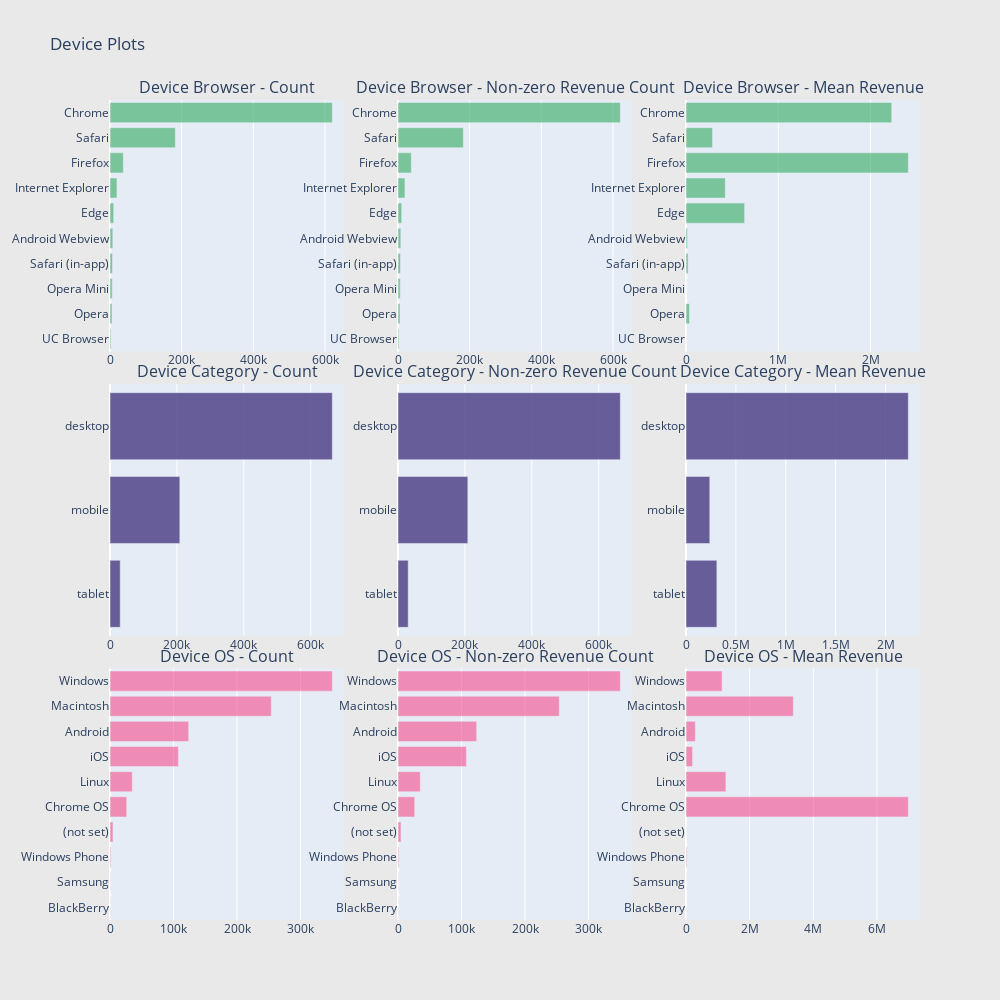

The code cell stored with this chart in its notebook:
### Markdown cell above
Device Information:

### Code cell
def horizontal_bar_chart(cnt_srs, color):
    trace = go.Bar(
        y=cnt_srs.index[::-1],
        x=cnt_srs.values[::-1],
        showlegend=False,
        orientation = 'h',
        marker=dict(
            color=color,
        ),
    )
    return trace

# Device Browser
cnt_srs = train.groupby('device.browser')['totals.transactionRevenue'].agg(['size', 'count', 'mean'])
cnt_srs.columns = ["count", "count of non-zero revenue", "mean"]
cnt_srs = cnt_srs.sort_values(by="count", ascending=False)
trace1 = horizontal_bar_chart(cnt_srs["count"].head(10), 'rgba(50, 171, 96, 0.6)')
trace2 = horizontal_bar_chart(cnt_srs["count of non-zero revenue"].head(10), 'rgba(50, 171, 96, 0.6)')
trace3 = horizontal_bar_chart(cnt_srs["mean"].head(10), 'rgba(50, 171, 96, 0.6)')

# Device Category
cnt_srs = train.groupby('device.deviceCategory')['totals.transactionRevenue'].agg(['size', 'count', 'mean'])
cnt_srs.columns = ["count", "count of non-zero revenue", "mean"]
cnt_srs = cnt_srs.sort_values(by="count", ascending=False)
trace4 = horizontal_bar_chart(cnt_srs["count"].head(10), 'rgba(71, 58, 131, 0.8)')
trace5 = horizontal_bar_chart(cnt_srs["count of non-zero revenue"].head(10), 'rgba(71, 58, 131, 0.8)')
trace6 = horizontal_bar_chart(cnt_srs["mean"].head(10), 'rgba(71, 58, 131, 0.8)')

# Operating system
cnt_srs = train.groupby('device.operatingSystem')['totals.transactionRevenue'].agg(['size', 'count', 'mean'])
cnt_srs.columns = ["count", "count of non-zero revenue", "mean"]
cnt_srs = cnt_srs.sort_values(by="count", ascending=False)
trace7 = horizontal_bar_chart(cnt_srs["count"].head(10), 'rgba(246, 78, 139, 0.6)')
trace8 = horizontal_bar_chart(cnt_srs["count of non-zero revenue"].head(10),'rgba(246, 78, 139, 0.6)')
trace9 = horizontal_bar_chart(cnt_srs["mean"].head(10),'rgba(246, 78, 139, 0.6)')

# Creating two subplots
fig = tools.make_subplots(rows=3, cols=3, vertical_spacing=0.04, 
                          subplot_titles=["Device Browser - Count", "Device Browser - Non-zero Revenue Count", "Device Browser - Mean Revenue",
                                          "Device Category - Count",  "Device Category - Non-zero Revenue Count", "Device Category - Mean Revenue", 
                                          "Device OS - Count", "Device OS - Non-zero Revenue Count", "Device OS - Mean Revenue"])

fig.append_trace(trace1, 1, 1)
fig.append_trace(trace2, 1, 2)
fig.append_trace(trace3, 1, 3)
fig.append_trace(trace4, 2, 1)
fig.append_trace(trace5, 2, 2)
fig.append_trace(trace6, 2, 3)
fig.append_trace(trace7, 3, 1)
fig.append_trace(trace8, 3, 2)
fig.append_trace(trace9, 3, 3)

fig['layout'].update(height=1000, width=1000, paper_bgcolor='rgb(233,233,233)', title="Device Plots")
py.iplot(fig, filename='device-plots')

### Figure 1 — Plotly figure (JSON) as saved in the notebook; plotly's stock layout.template omitted (floating-point values rounded to 4 significant figures)
{"data": [{"marker": {"color": "rgba(50, 171, 96, 0.6)"}, "orientation": "h", "showlegend": false, "type": "bar", "x": [2427, 5643, 6139, 6850, 7865, 10205, 19375, 37069, 182245, 620364], "xaxis": "x", "y": ["UC Browser", "Opera", "Opera Mini", "Safari (in-app)", "Android Webview", "Edge", "Internet Explorer", "Firefox", "Safari", "Chrome"], "yaxis": "y"}, {"marker": {"color": "rgba(50, 171, 96, 0.6)"}, "orientation": "h", "showlegend": false, "type": "bar", "x": [2427, 5643, 6139, 6850, 7865, 10205, 19375, 37069, 182245, 620364], "xaxis": "x2", "y": ["UC Browser", "Opera", "Opera Mini", "Safari (in-app)", "Android Webview", "Edge", "Internet Explorer", "Firefox", "Safari", "Chrome"], "yaxis": "y2"}, {"marker": {"color": "rgba(50, 171, 96, 0.6)"}, "orientation": "h", "showlegend": false, "type": "bar", "x": [0, 38160.0, 0, 22450.0, 14600.0, 635300.0, 426100.0, 2409000.0, 287500.0, 2230000.0], "xaxis": "x3", "y": ["UC Browser", "Opera", "Opera Mini", "Safari (in-app)", "Android Webview", "Edge", "Internet Explorer", "Firefox", "Safari", "Chrome"], "yaxis": "y3"}, {"marker": {"color": "rgba(71, 58, 131, 0.8)"}, "orientation": "h", "showlegend": false, "type": "bar", "x": [30449, 208725, 664479], "xaxis": "x4", "y": ["tablet", "mobile", "desktop"], "yaxis": "y4"}, {"marker": {"color": "rgba(71, 58, 131, 0.8)"}, "orientation": "h", "showlegend": false, "type": "bar", "x": [30449, 208725, 664479], "xaxis": "x5", "y": ["tablet", "mobile", "desktop"], "yaxis": "y5"}, {"marker": {"color": "rgba(71, 58, 131, 0.8)"}, "orientation": "h", "showlegend": false, "type": "bar", "x": [309400.0, 238500.0, 2229000.0], "xaxis": "x6", "y": ["tablet", "mobile", "desktop"], "yaxis": "y6"}, {"marker": {"color": "rgba(246, 78, 139, 0.6)"}, "orientation": "h", "showlegend": false, "type": "bar", "x": [218, 280, 1216, 4695, 26337, 35034, 107665, 123892, 253938, 350072], "xaxis": "x7", "y": ["BlackBerry", "Samsung", "Windows Phone", "(not set)", "Chrome OS", "Linux", "iOS", "Android", "Macintosh", "Windows"], "yaxis": "y7"}, {"marker": {"color": "rgba(246, 78, 139, 0.6)"}, "orientation": "h", "showlegend": false, "type": "bar", "x": [218, 280, 1216, 4695, 26337, 35034, 107665, 123892, 253938, 350072], "xaxis": "x8", "y": ["BlackBerry", "Samsung", "Windows Phone", "(not set)", "Chrome OS", "Linux", "iOS", "Android", "Macintosh", "Windows"], "yaxis": "y8"}, {"marker": {"color": "rgba(246, 78, 139, 0.6)"}, "orientation": "h", "showlegend": false, "type": "bar", "x": [0, 0, 21710.0, 0, 6984000.0, 1253000.0, 205900.0, 293300.0, 3372000.0, 1135000.0], "xaxis": "x9", "y": ["BlackBerry", "Samsung", "Windows Phone", "(not set)", "Chrome OS", "Linux", "iOS", "Android", "Macintosh", "Windows"], "yaxis": "y9"}], "layout": {"annotations": [{"font": {"size": 16}, "showarrow": false, "text": "Device Browser - Count", "x": 0.1444, "xanchor": "center", "xref": "paper", "y": 1, "yanchor": "bottom", "yref": "paper"}, {"font": {"size": 16}, "showarrow": false, "text": "Device Browser - Non-zero Revenue Count", "x": 0.5, "xanchor": "center", "xref": "paper", "y": 1, "yanchor": "bottom", "yref": "paper"}, {"font": {"size": 16}, "showarrow": false, "text": "Device Browser - Mean Revenue", "x": 0.8556, "xanchor": "center", "xref": "paper", "y": 1, "yanchor": "bottom", "yref": "paper"}, {"font": {"size": 16}, "showarrow": false, "text": "Device Category - Count", "x": 0.1444, "xanchor": "center", "xref": "paper", "y": 0.6533, "yanchor": "bottom", "yref": "paper"}, {"font": {"size": 16}, "showarrow": false, "text": "Device Category - Non-zero Revenue Count", "x": 0.5, "xanchor": "center", "xref": "paper", "y": 0.6533, "yanchor": "bottom", "yref": "paper"}, {"font": {"size": 16}, "showarrow": false, "text": "Device Category - Mean Revenue", "x": 0.8556, "xanchor": "center", "xref": "paper", "y": 0.6533, "yanchor": "bottom", "yref": "paper"}, {"font": {"size": 16}, "showarrow": false, "text": "Device OS - Count", "x": 0.1444, "xanchor": "center", "xref": "paper", "y": 0.3067, "yanchor": "bottom", "yref": "paper"}, {"font": {"size": 16}, "showarrow": false, "text": "Device OS - Non-zero Revenue Count", "x": 0.5, "xanchor": "center", "xref": "paper", "y": 0.3067, "yanchor": "bottom", "yref": "paper"}, {"font": {"size": 16}, "showarrow": false, "text": "Device OS - Mean Revenue", "x": 0.8556, "xanchor": "center", "xref": "paper", "y": 0.3067, "yanchor": "bottom", "yref": "paper"}], "height": 1000, "paper_bgcolor": "rgb(233,233,233)", "title": {"text": "Device Plots"}, "width": 1000, "xaxis": {"anchor": "y", "domain": [0, 0.2889]}, "xaxis2": {"anchor": "y2", "domain": [0.3556, 0.6444]}, "xaxis3": {"anchor": "y3", "domain": [0.7111, 1]}, "xaxis4": {"anchor": "y4", "domain": [0, 0.2889]}, "xaxis5": {"anchor": "y5", "domain": [0.3556, 0.6444]}, "xaxis6": {"anchor": "y6", "domain": [0.7111, 1]}, "xaxis7": {"anchor": "y7", "domain": [0, 0.2889]}, "xaxis8": {"anchor": "y8", "domain": [0.3556, 0.6444]}, "xaxis9": {"anchor": "y9", "domain": [0.7111, 1]}, "yaxis": {"anchor": "x", "domain": [0.6933, 1]}, "yaxis2": {"anchor": "x2", "domain": [0.6933, 1]}, "yaxis3": {"anchor": "x3", "domain": [0.6933, 1]}, "yaxis4": {"anchor": "x4", "domain": [0.3467, 0.6533]}, "yaxis5": {"anchor": "x5", "domain": [0.3467, 0.6533]}, "yaxis6": {"anchor": "x6", "domain": [0.3467, 0.6533]}, "yaxis7": {"anchor": "x7", "domain": [0, 0.3067]}, "yaxis8": {"anchor": "x8", "domain": [0, 0.3067]}, "yaxis9": {"anchor": "x9", "domain": [0, 0.3067]}}}
